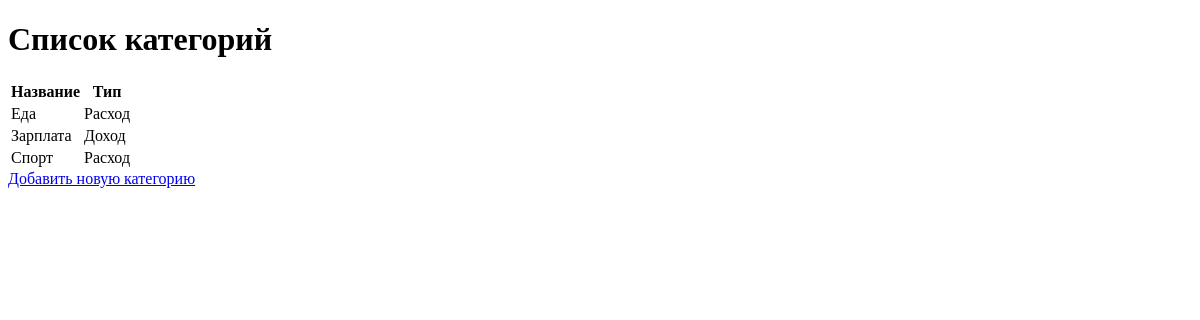
The page /categories/ (signed in) on the database as committed earlier.
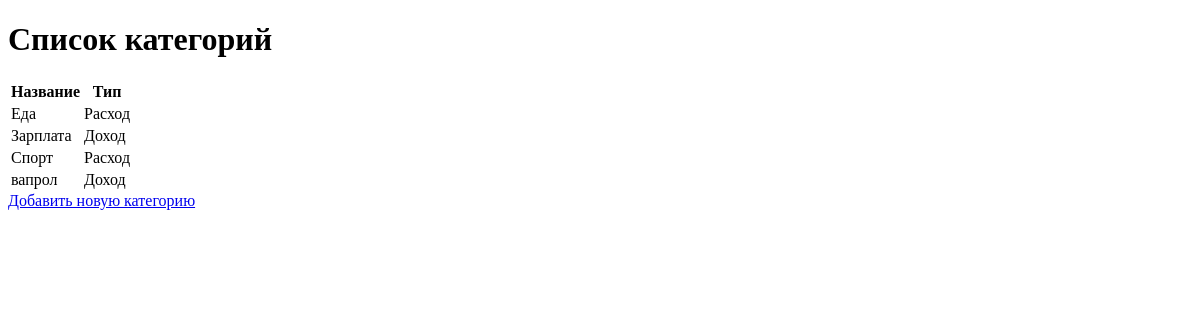
The same page on the database as committed later.
### accounts/models.py (models this page shows, shortened)
class Category(models.Model):
    CATEGORY_TYPES = [
        ('income', 'Доход'),
        ('expense', 'Расход'),
    ]
    user = models.ForeignKey(User, on_delete=models.CASCADE)  # Это поле должно быть здесь
    name = models.CharField(max_length=100)
    category_type = models.CharField(max_length=10, choices=CATEGORY_TYPES)

### accounts/views.py (the view)
# urls.py: path('categories/', CategoryListView.as_view(), name='category_list'),
class CategoryListView(View):
    def get(self, request):
        categories = Category.objects.filter(user=request.user)  # Получаем категории текущего пользователя
        return render(request, 'accounts/category_list.html', {'categories': categories})

### accounts/templates/accounts/category_list.html (shortened to what this page needs)
<!DOCTYPE html>
<html lang="ru">
<head>
</head>
<body>
    <h1>Список категорий</h1>
    <table>
        <thead>
            <tr>
                <th>Название</th>
                <th>Тип</th>
            </tr>
        </thead>
        <tbody>
            {% for category in categories %}
                <tr>
                    <td>{{ category.name }}</td>
                    <td>{{ category.get_category_type_display }}</td>
                </tr>
            {% empty %}
                <tr>
                    <td colspan="2">Нет категорий.</td>
                </tr>
            {% endfor %}
        </tbody>
    </table>
    <a href="{% url 'category_create' %}">Добавить новую категорию</a>
</body>
</html>

Rows that differ between the two databases and show on the page:
added Category: name "вапрол", category_type "Доход"
